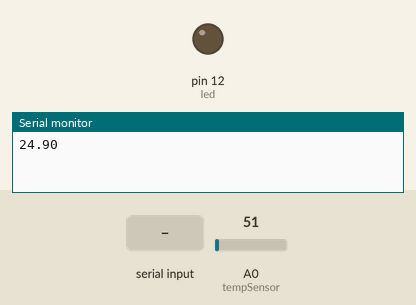
Recording of a sketch running on a simulated Arduino Uno, built with avr-gcc and run on an emulated ATmega328P. On the bench: output pins drawn as LEDs (lit = HIGH), the last lines printed to the serial monitor. The test bench sets the inputs (shaded band); at power-on: A0 (tempSensor) = 51.

Above: at 1.2 s.
1.3 s: "1\n" received over Serial
At 3.2 s:
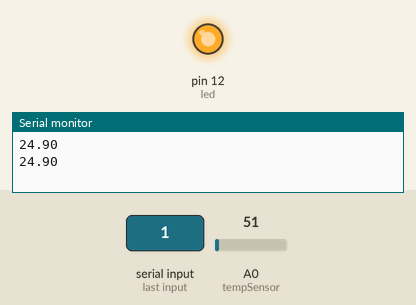
3.5 s: "0\n" received over Serial
At 7.1 s:
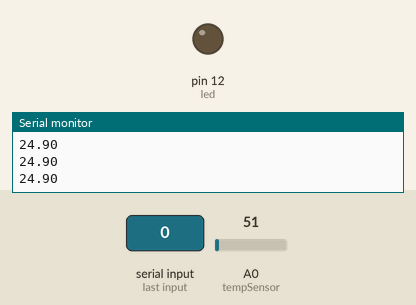
Timing chart, 0 to 8.6 s (numbered marks = the images above; inputs shaded):
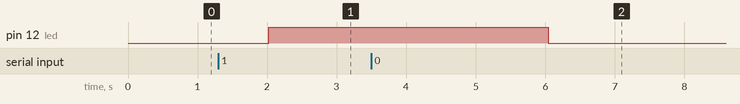

The sketch:

arduino.ino
```cpp
const int led = 12;

const int tempSensor = A0;


float sensorValue = 0;
char serialByte = 0;

void setup() {

  Serial.begin(9600);

  pinMode(led, OUTPUT);

  digitalWrite(led, LOW);
}

void loop() {
  readSensorTemp();
  sendDataAndroid();


  if(Serial.available() > 0) {
    serialByte = Serial.read();

    if(serialByte == '0') {
      digitalWrite(led, LOW);
    }
    if(serialByte == '1') {

      digitalWrite(led, HIGH);
    }
  }


  delay(2000);
}

void readSensorTemp() {
  sensorValue = (5.0 * analogRead(tempSensor) * 100.0) / 1024;
}

void sendDataAndroid() {
  Serial.print(sensorValue);
  Serial.print('\n');
  delay(10);
}
```

Measured:
- after the input at 1.3 s, pin 12 (led): LOW → HIGH after 0.72 s
- after the input at 3.5 s, pin 12 (led): HIGH → LOW after 2.5 s
